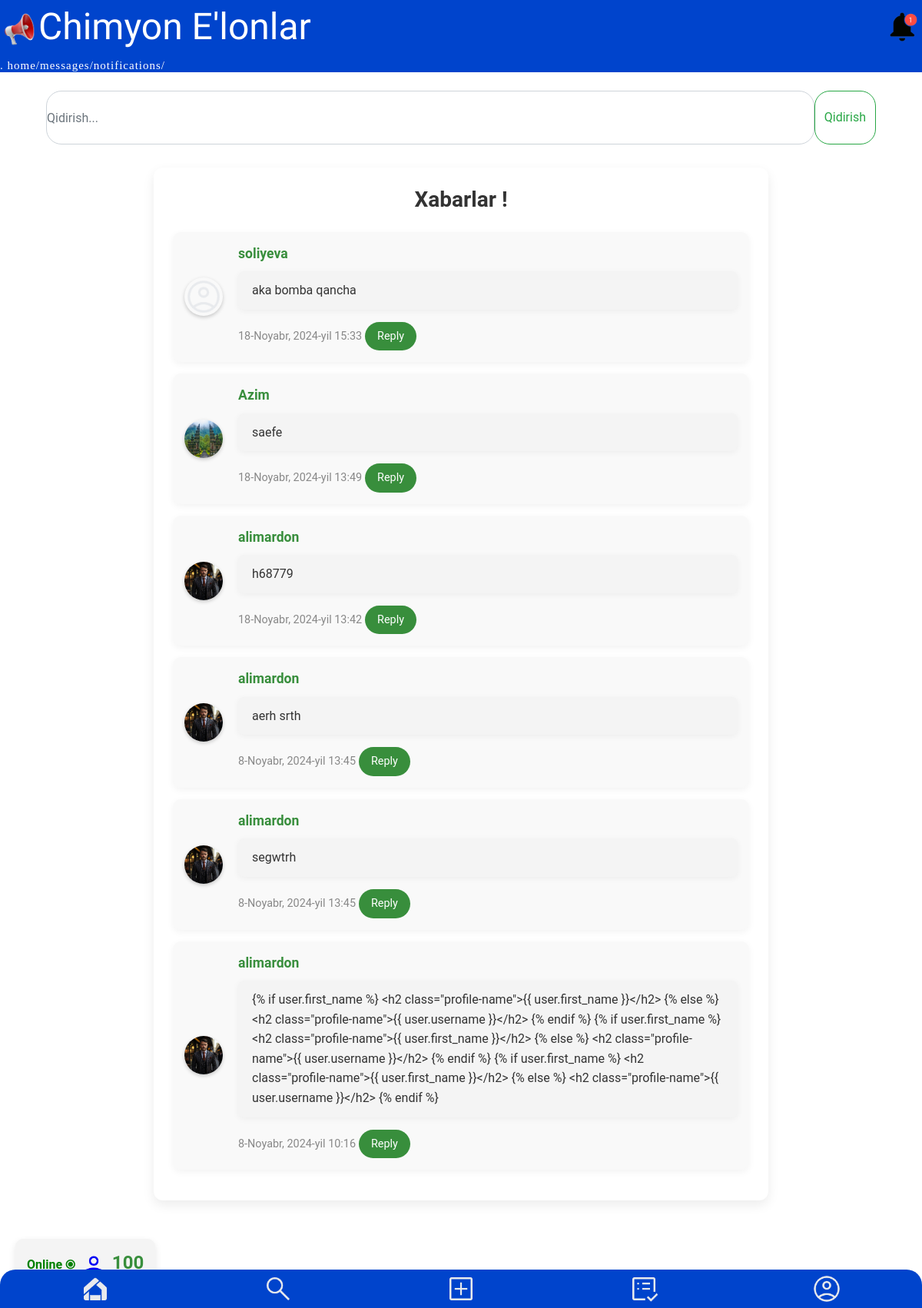
/messages/notifications/ (signed in), run on the app's committed database.
### message/models.py (models this page shows, shortened)
class UserMessage(models.Model):
    creator = models.ForeignKey(User, on_delete=models.CASCADE, related_name='created_messages', verbose_name='avtor')
    sender = models.ForeignKey(User, on_delete=models.CASCADE, related_name='sent_messages', verbose_name='jonatuvchi')
    receiver = models.ForeignKey(User, on_delete=models.CASCADE, related_name='received_messages', verbose_name='qabulqiluvchi')
    content = models.TextField()
    timestamp = models.DateTimeField(auto_now_add=True)

### message/views.py (the view)
# urls.py: path('notifications/', notifications, name='notifications')
@login_required
def notifications(request):
    user = request.user
    user_notifications = UserMessage.objects.filter(receiver=user).order_by('-timestamp')
    profile_photos = {profile.user: profile.photo.url if profile.photo else None for profile in Profile.objects.filter(user__in=[msg.sender for msg in user_notifications])}
    notifications_with_photos = [
        {
            'message': message,
            'sender_photo': profile_photos.get(message.sender)
        }
        for message in user_notifications
    ]
    context = {
        'notifications': notifications_with_photos,
    }
    return render(request, 'messages/notifications.html', context)

### templates/messages/notifications.html (shortened to what this page needs)
{% extends 'base.html' %}
{% load static %}
{% block content %}
<div class="notification-container">
    <h1>Xabarlar !</h1>
    {% if notifications %}
    {% for notification in notifications %}
    <div class="notification">
        {% if notification.sender_photo %}
        <img src="{{ notification.sender_photo }}" alt="Sender Photo" class="sender-photo">
        {% else %}
        <img src="{% static 'profile/user.png' %}" alt="Sender Photo" class="sender-photo">
        {% endif %}
        <div class="notification-details">
            <p class="message-sender">{{ notification.message.creator }}</p>
            <p class="message-content">{{ notification.message.content }}</p>
            <span class="message-time">{{ notification.message.timestamp }}</span>
            <a href="{% url 'user_profile' notification.message.sender.username %}">
                <button>Reply</button>
            </a>
        </div>
    </div>
    {% endfor %}
    {% else %}
    <p class="no-notifications">No new notifications.</p>
    {% endif %}
</div>
{% endblock content %}

### templates/messages/notifications.html (style rules this page uses)
* { margin: 0; padding: 0; box-sizing: border-box; font-family: 'Roboto', sans-serif; }
.notification-container { max-width: 800px; margin: 30px auto; background-color: #fff; border-radius: 12px; box-shadow: 0 6px 15px rgba(0, 0, 0, 0.08); padding: 25px; text-align: center; font-family: 'Arial', sans-serif; transition: box-shadow 0.3s ease; }
.notification-container h1 { font-size: 28px; color: #333; margin-bottom: 25px; font-weight: 700; }
.notification { display: flex; align-items: center; padding: 15px; margin-bottom: 15px; background-color: #f9f9f9; border-radius: 10px; box-shadow: 0 3px 10px rgba(0, 0, 0, 0.05); transition: transform 0.3s ease, box-shadow 0.3s ease; }
.sender-photo { width: 50px; height: 50px; border-radius: 50%; object-fit: cover; margin-right: 20px; box-shadow: 0 2px 5px rgba(0, 0, 0, 0.2); }
.notification-details { flex-grow: 1; text-align: left; }
.message-sender { font-size: 1.1rem; color: #388E3C; font-weight: 600; margin-bottom: 8px; }
.message-content { font-size: 1rem; color: #333; line-height: 1.6; background-color: #f4f4f4; padding: 12px 18px; border-radius: 8px; margin-top: 10px; box-shadow: 0 2px 8px rgba(0, 0, 0, 0.05); word-wrap: break-word; }
.message-time { font-size: 0.9rem; color: #888; margin-top: 8px; }
.notification a button { background-color: #388E3C; color: #fff; padding: 8px 16px; border: none; border-radius: 25px; cursor: pointer; font-size: 0.9rem; transition: background-color 0.3s ease; text-decoration: none; }

### data on the page
UserMessage: message.creator "soliyeva", message.content "aka bomba qancha", message.timestamp "18-Noyabr, 2024-yil 15:33"
UserMessage: shows a picture, message.creator "Azim", message.content "saefe", message.timestamp "18-Noyabr, 2024-yil 13:49"
UserMessage: message.creator "alimardon", message.content "h68779", message.timestamp "18-Noyabr, 2024-yil 13:42"
UserMessage: message.creator "alimardon", message.content "aerh srth", message.timestamp "8-Noyabr, 2024-yil 13:45"
UserMessage: message.creator "alimardon", message.content "segwtrh", message.timestamp "8-Noyabr, 2024-yil 13:45"
UserMessage: message.creator "alimardon", message.content "{% if user.first_name %} <h2 class=\"profile-name\">{{ user.first_name }}</h2> {% else %} <h2 class=\"profile-name\">{{ user.username }}</h2> {% endif %} {% if user.first_name %} <h2 class=\"profile-name\">{{ user.first_name }}</h2> {% else %} <h2 class=\"profile-name\">{{ user.username }}</h2> {% endif %} {% if user.first_name %} <h2 class=\"profile-name\">{{ user.first_name }}</h2> {% else %} <h2 class=\"profile-name\">{{ user.username }}</h2> {% endif %}", message.timestamp "8-Noyabr, 2024-yil 10:16"

### other printed values
{{ request.path }} "/messages/notifications/"
